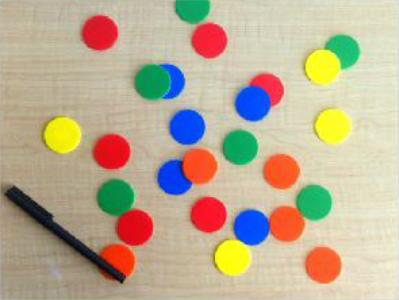
%> input picture ColourSegmentation/fichas.jpg, 399 x 300 px
$ octave tests_fichas.m   (GNU Octave 9; MATLAB toolbox functions it lacks are replaced by stand-ins)
%> lines starting %> are read from the running program, lines starting %| are printed output that depends on the picture; in (x1, y1, x2, y2) boxes, pixels count from 0 and x2, y2 are one past the last pixel; in counts of white or black regions, pixels touching at a corner belong together; the program's own positions count from 1
### ColourSegmentation/segmentationColor.m
function y = segmentationColor(im, x1, y1, x2, y2, K)
    subRGB = im(y1:y2, x1:x2, :);
    avgRGB = mean(double(subRGB), [1,2]);
    stdRGB = std(double(subRGB), 0, [1,2]);

    min = avgRGB - K.*stdRGB;
    max = avgRGB + K.*stdRGB;

    out_of_range = any(im < min | im > max, 3);
    y = uint8(255 * (~out_of_range));
end

### ColourSegmentation/tests_fichas.m
i = imread('fichas.jpg');
%> i is the input picture: size 300x399x3 uint8; mean R, G, B 188.1, 173.3, 148
subplot(1,3,1)
imshow(i)
fontsize = 16;

K = 25;

x = [189, 207];
y = [160, 171];
imc = segmentationColor(i, x(1), y(1), x(2), y(2), K);
%> in segmentationColor, `avgRGB = mean(double(subRGB), [1,2]);`: avgRGB = [250.9 75.92 33.23]
%> in segmentationColor, `stdRGB = std(double(subRGB), 0, [1,2]);`: stdRGB = [3.63 3.52 8.74]
%> in segmentationColor, `min = avgRGB - K.*stdRGB;`: min = [160.2 -12.02 -185.4]
%> in segmentationColor, `max = avgRGB + K.*stdRGB;`: max = [341.7 163.9 251.8]
%> in segmentationColor, `out_of_range = any(im < min | im > max, 3);`:
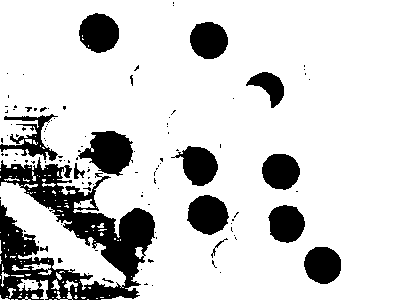
%> out_of_range: size 300x399 logical; 82.1% white; 116 black regions (100 under 20 px), largest, box (x1, y1, x2, y2) and area: (0, 157, 155, 300) 9817, (78, 131, 133, 176) 1551, (187, 195, 229, 235) 1237
subplot(1,3,2)
imshow(imc, [])
title("Seperating orange with K = "+K, "FontSize", fontsize)

x = [350, 393];
y = [173, 288];
imc = segmentationColor(i, x(1), y(1), x(2), y(2), K);
%> call 2 of segmentationColor, with x1 = 350, y1 = 173, x2 = 393, y2 = 288, K = 25
%> in segmentationColor (call 2), `subRGB = im(y1:y2, x1:x2, :);`:
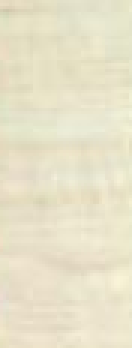
%> subRGB: size 116x44x3 uint8 (shown 3 times larger); mean R, G, B 231.9, 226.1, 200.7
%> in segmentationColor (call 2), `avgRGB = mean(double(subRGB), [1,2]);`: avgRGB = [231.9 226.1 200.7]
%> in segmentationColor (call 2), `stdRGB = std(double(subRGB), 0, [1,2]);`: stdRGB = [4.56 5.02 5.74]
%> in segmentationColor (call 2), `min = avgRGB - K.*stdRGB;`: min = [118 100.7 57.14]
%> in segmentationColor (call 2), `max = avgRGB + K.*stdRGB;`: max = [345.8 351.5 344.3]
%> in segmentationColor (call 2), `out_of_range = any(im < min | im > max, 3);`:
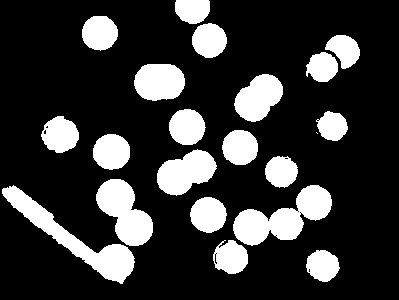
%> out_of_range: size 300x399 logical; 21.3% white; 21 white regions (1 under 20 px), largest, box (x1, y1, x2, y2) and area: (2, 185, 135, 284) 2992, (233, 185, 332, 246) 2901, (96, 179, 153, 246) 2223
subplot(1,3,3)
imshow(imc, [])
title("Seperating the background with K = "+K, "FontSize", fontsize)
